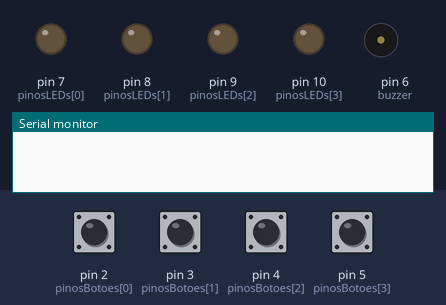
Bench run of a sketch on a simulated Arduino Uno, built with avr-gcc and run on an emulated ATmega328P. On the bench: output pins drawn as LEDs (lit = HIGH), buzzer (waves = sounding), the last lines printed to the serial monitor. Inputs (shaded band) come from the test bench; at power-on: pin 2 (pinosBotoes[0]), pin 3 (pinosBotoes[1]), pin 4 (pinosBotoes[2]), pin 5 (pinosBotoes[3]) LOW.

Above: at 1.2 s.
1.3 s: pin 2 (pinosBotoes[0]) pulled HIGH for 1 s
At 1.7 s:
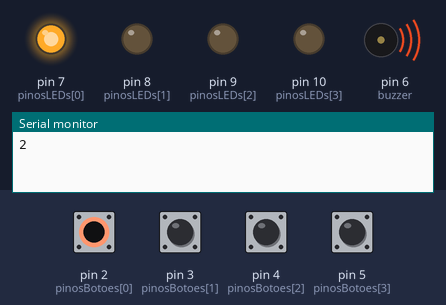
3.8 s: pin 3 (pinosBotoes[1]) pulled HIGH for 0.15 s
At 4.2 s:
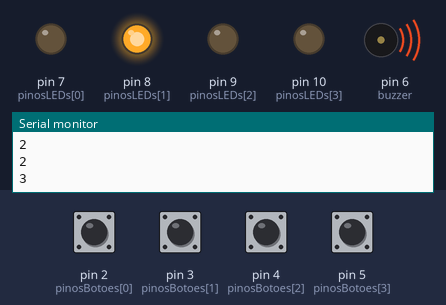
5.8 s: pin 4 (pinosBotoes[2]) pulled HIGH for 0.15 s
At 6.2 s:
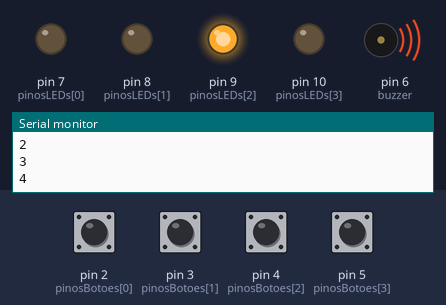
7.8 s: pin 5 (pinosBotoes[3]) pulled HIGH for 0.15 s
At 8.2 s:
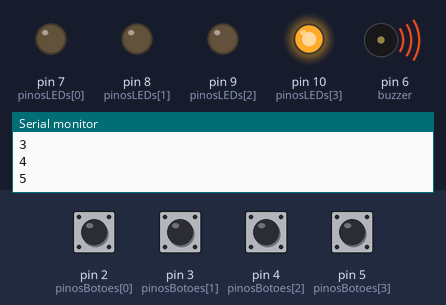
Timing chart, 0 to 10.8 s (numbered marks = the images above; inputs shaded):
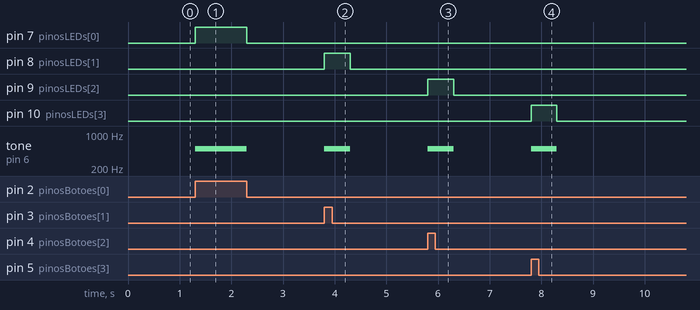

The sketch:

teste-Genius.ino
```cpp
#define buzzer 6

int pinosBotoes[4] = {2, 3, 4, 5};
int pinosLEDs [4] = {7, 8, 9, 10};
int botaoPressionado = 0;

void setup() {
  Serial.begin(9600);

  for(int x = 0; x <= 3; x++){
    pinMode(pinosBotoes[x], INPUT);
    pinMode(pinosLEDs[x], OUTPUT);
  }
  pinMode(buzzer, OUTPUT);
}

void loop() {

  for(int x = 0; x <= 3; x++) {
    if(digitalRead(pinosBotoes[x]) == HIGH){
      botaoPressionado = pinosBotoes[x];

      Serial.println(botaoPressionado);
      digitalWrite(pinosLEDs[x], HIGH);
      tone(buzzer, 500);
      delay(500);
      digitalWrite(pinosLEDs[x], LOW);
      noTone(buzzer);
      break;
    }
  }
}
```

Measured:
- after the input at 1.3 s, pin 7 (pinosLEDs[0]): LOW → HIGH at once, → LOW 1.0 s later; tone on pin 6 (buzzer): silent → 500 Hz at once, → silent 1.0 s later
- after the input at 3.8 s, pin 8 (pinosLEDs[1]): LOW → HIGH at once, → LOW 0.50 s later; tone on pin 6 (buzzer): silent → 500 Hz at once, → silent 0.50 s later
- after the input at 5.8 s, pin 9 (pinosLEDs[2]): LOW → HIGH at once, → LOW 0.50 s later; tone on pin 6 (buzzer): silent → 500 Hz at once, → silent 0.50 s later
- after the input at 7.8 s, pin 10 (pinosLEDs[3]): LOW → HIGH at once, → LOW 0.50 s later; tone on pin 6 (buzzer): silent → 500 Hz at once, → silent 0.50 s later
